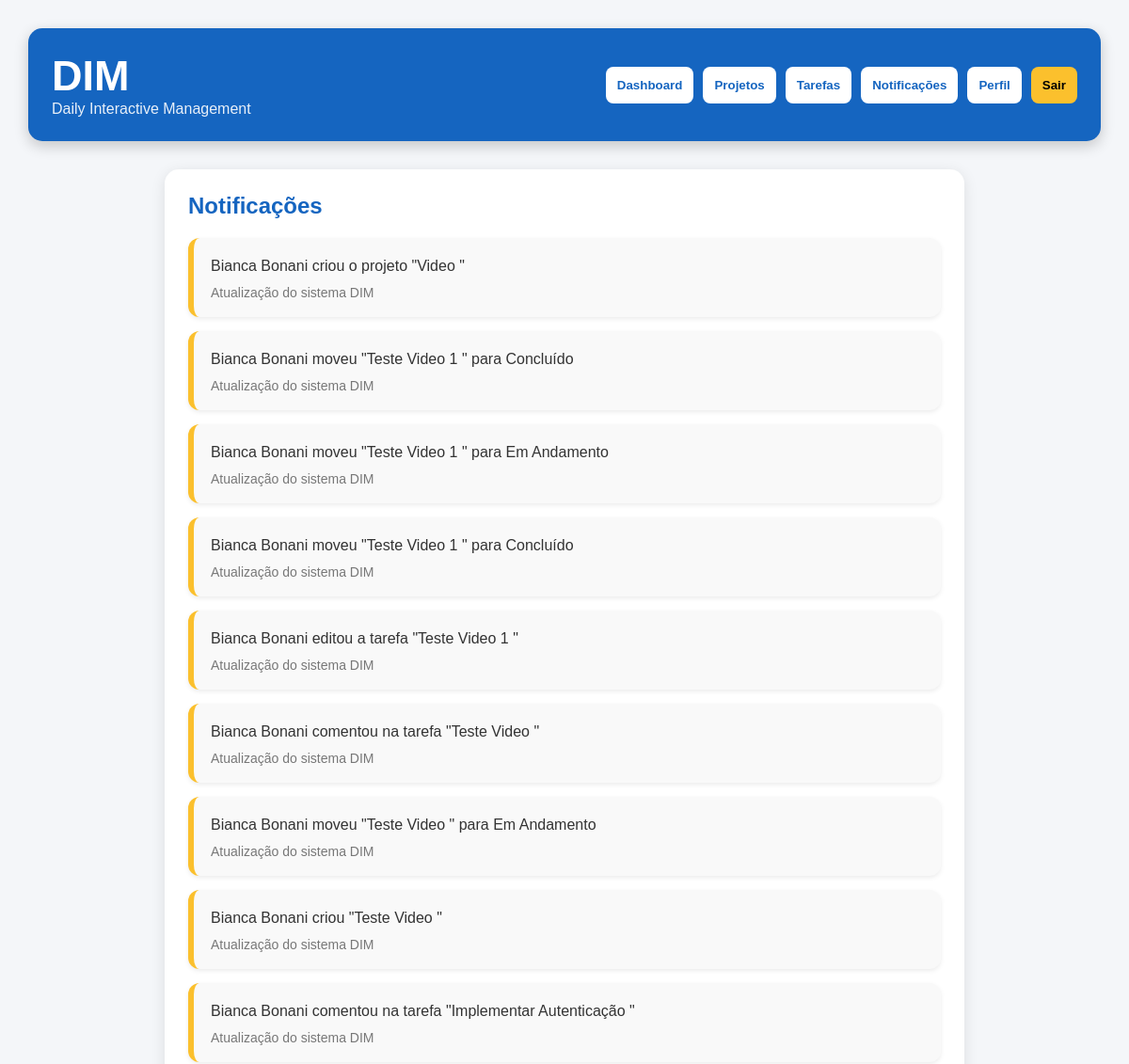
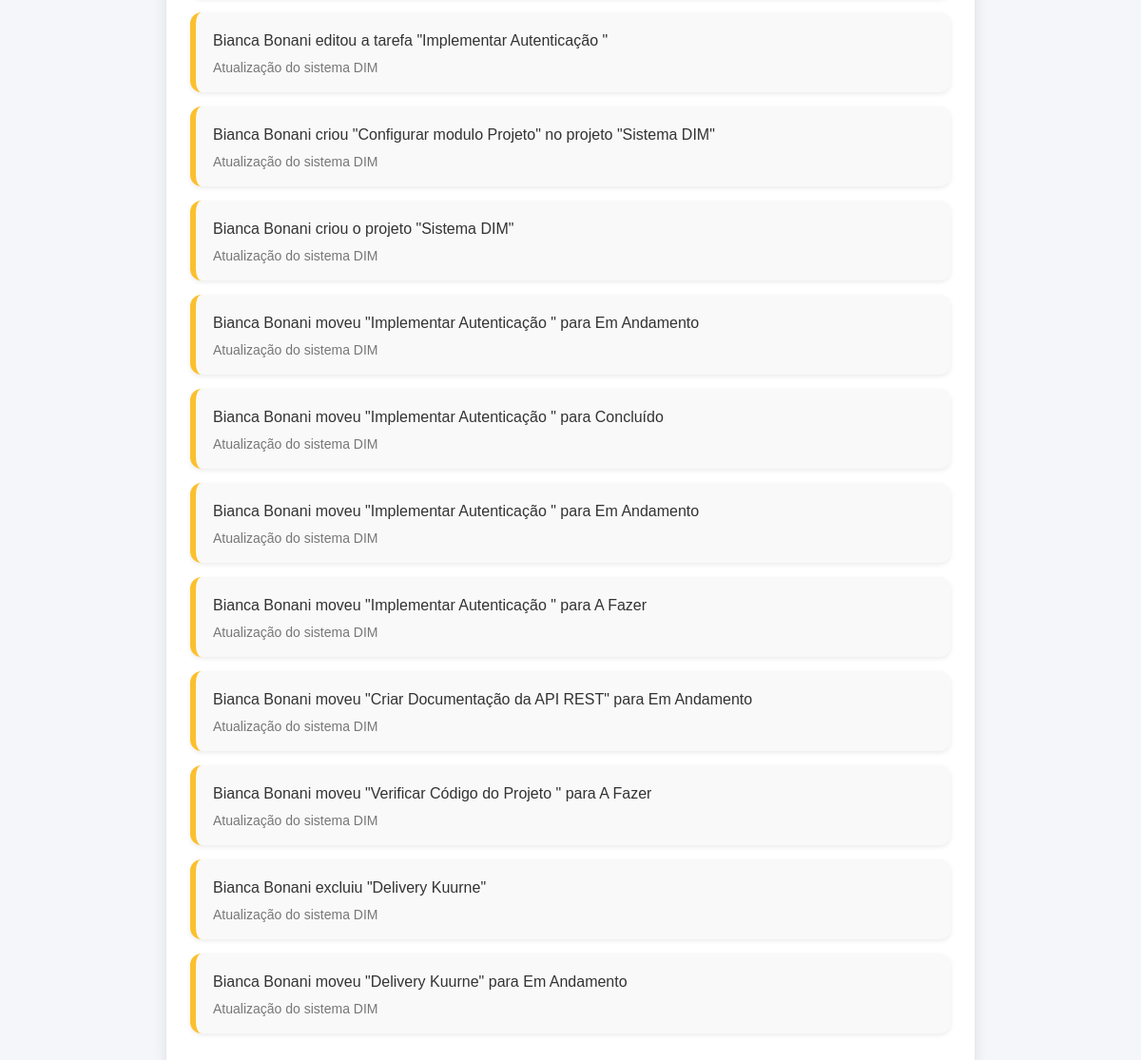
/notificacoes (signed in), run on the app's committed database (2 pictures, top to bottom).
### tables this page shows
CREATE TABLE historico(
        id INTEGER PRIMARY KEY AUTOINCREMENT,
        mensagem TEXT
    );

### app.py (the view)
@app.route("/notificacoes")
def notificacoes():
    if "usuario_id" not in session:
        return redirect("/login")
    conexao = get_db()
    cursor = conexao.cursor()
    cursor.execute("""
    SELECT *
    FROM historico
    ORDER BY id DESC
    LIMIT 20
    """)
    notificacoes = cursor.fetchall()
    conexao.close()
    return render_template("notificacoes.html", notificacoes=notificacoes)

### app.py (called while the page is built)
def get_db():
    conexao = sqlite3.connect("dim.db")
    return conexao

### templates/notificacoes.html (shortened to what this page needs)
<!DOCTYPE html>
<html lang="pt-BR">
<head>
</head>
<body>
<div class="topo">
<div class="logo">
<h1>DIM</h1>
<p>Daily Interactive Management</p>
</div>
<div class="menu">
<a href="/dashboard">
<button>Dashboard</button>
</a>
<a href="/projetos">
<button>Projetos</button>
</a>
<a href="/tarefas">
<button>Tarefas</button>
</a>
<a href="/notificacoes">
<button>Notificações</button>
</a>
<a href="/perfil">
<button>Perfil</button>
</a>
<a href="/logout">
<button class="sair">Sair</button>
</a>
</div>
</div>
<div class="container">
<div class="lista">
<h2>Notificações</h2>
{% if notificacoes %}
{% for notificacao in notificacoes %}
<div class="notificacao">
<p>{{ notificacao[1] }}</p>
<span>Atualização do sistema DIM</span>
</div>
{% endfor %}
{% else %}
<div class="vazio">
Nenhuma notificação registrada até o momento.
</div>
{% endif %}
</div>
</div>
</body>
</html>

### templates/notificacoes.html (style rules this page uses)
* { margin:0; padding:0; box-sizing:border-box; font-family:Arial,sans-serif; }
body { background:#f4f6f9; padding:30px; }
.topo { background:#1565C0; color:white; padding:25px; border-radius:15px; display:flex; justify-content:space-between; align-items:center; margin-bottom:30px; box-shadow:0px 5px 15px rgba(0,0,0,0.2); }
.logo h1 { font-size:45px; }
.logo p { font-size:16px; opacity:0.9; }
.menu { display:flex; gap:10px; }
.menu a { text-decoration:none; }
.menu button { background:white; color:#1565C0; border:none; padding:12px; border-radius:8px; font-weight:bold; cursor:pointer; }
.menu .sair { background:#FBC02D; color:black; }
.container { display:flex; gap:25px; justify-content:center; align-items:flex-start; }
.lista { background:white; width:850px; padding:25px; border-radius:15px; box-shadow:0px 3px 15px rgba(0,0,0,0.1); }
.lista h2 { color:#1565C0; margin-bottom:20px; }
.notificacao { background:#f9f9f9; padding:18px; border-radius:12px; margin-bottom:15px; box-shadow:0px 2px 5px rgba(0,0,0,0.08); border-left:6px solid #FBC02D; }
.notificacao p { color:#333; font-size:16px; line-height:1.5; }
.notificacao span { display:block; margin-top:8px; color:#777; font-size:14px; }

### data on the page
historico: mensagem "Bianca Bonani criou o projeto \"Video \""
historico: mensagem "Bianca Bonani moveu \"Teste Video 1 \" para Concluído"
historico: mensagem "Bianca Bonani moveu \"Teste Video 1 \" para Em Andamento"
historico: mensagem "Bianca Bonani moveu \"Teste Video 1 \" para Concluído"
historico: mensagem "Bianca Bonani editou a tarefa \"Teste Video 1 \""
historico: mensagem "Bianca Bonani comentou na tarefa \"Teste Video \""
historico: mensagem "Bianca Bonani moveu \"Teste Video \" para Em Andamento"
historico: mensagem "Bianca Bonani criou \"Teste Video \""
historico: mensagem "Bianca Bonani comentou na tarefa \"Implementar Autenticação \""
historico: mensagem "Bianca Bonani editou a tarefa \"Implementar Autenticação \""
historico: mensagem "Bianca Bonani criou \"Configurar modulo Projeto\" no projeto \"Sistema DIM\""
historico: mensagem "Bianca Bonani criou o projeto \"Sistema DIM\""
historico: mensagem "Bianca Bonani moveu \"Implementar Autenticação \" para Em Andamento"
historico: mensagem "Bianca Bonani moveu \"Implementar Autenticação \" para Concluído"
historico: mensagem "Bianca Bonani moveu \"Implementar Autenticação \" para Em Andamento"
historico: mensagem "Bianca Bonani moveu \"Implementar Autenticação \" para A Fazer"
historico: mensagem "Bianca Bonani moveu \"Criar Documentação da API REST\" para Em Andamento"
historico: mensagem "Bianca Bonani moveu \"Verificar Código do Projeto \" para A Fazer"
historico: mensagem "Bianca Bonani excluiu \"Delivery Kuurne\""
historico: mensagem "Bianca Bonani moveu \"Delivery Kuurne\" para Em Andamento"
